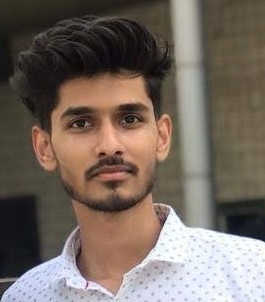
#> input picture image/me.jpg, 265 x 302 px, found by its file name
$ python image_face_recog.py
#> lines starting #> are read from the running program, lines starting #| are printed output that depends on the picture
import cv2

fd = cv2.CascadeClassifier("xmls\haarcascade_frontalface_default.xml")

img = cv2.imread('image\me.jpg')
#> img is the input picture: shape (302, 265, 3); mean B, G, R 96.8, 105.7, 118.1
gimg = cv2.cvtColor(img,cv2.IMREAD_GRAYSCALE)
face = fd.detectMultiScale(gimg, 1.3,2) #width height in face
#> face = [[33, 65, 147, 147]]
for (x,y,w,h) in face:
    cv2.rectangle(img, (x,y),(x+w,y+h),(0,0,255),3)
    cv2.imshow('',img)
    if cv2.waitKey(0) & 0xFF==ord('q'):
        break
#> this loop made 1 pass; (key q is pressed on pass 1)
#> pass 1, `cv2.imshow('',img)`:
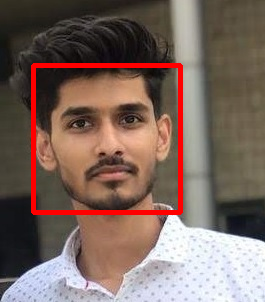
#> window '': shape (302, 265, 3); mean B, G, R 94.4, 103, 124.3

cv2.destroyAllWindows()
